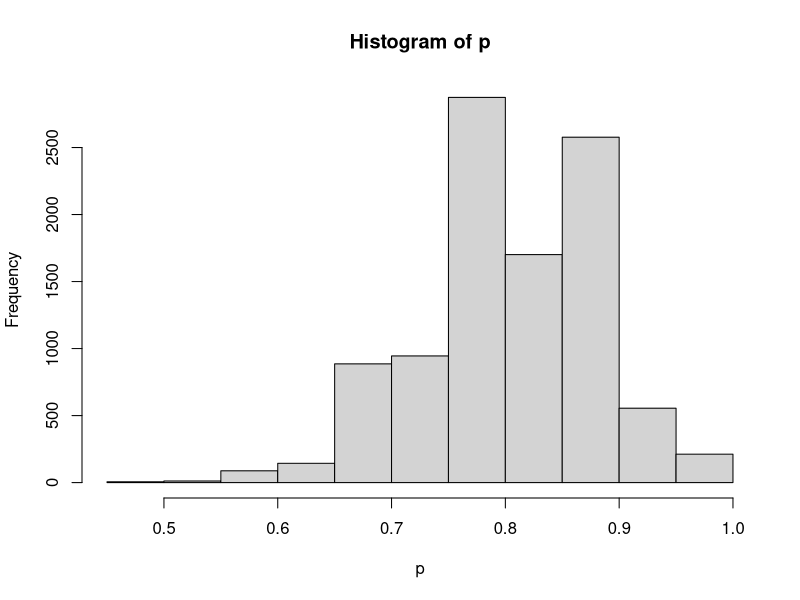

The R source for this figure:
## ---- chunk 1
set.seed(80)
p <- numeric() #Retainer of probability of you take falvor you prefer for each 15 days (60 vitamins and 4 each day)

n <- 10000 # 

for (j in 1:n){
  all_vitamins_remain <- sample(1:2, 60, replace = T) # You like 1 and your spouse likes 2.
  
  pick_percentage <- numeric() # Store the flavor you preferred you take each day
  
  for (i in 1:15){
    
    today_pick <- sample(1:length(all_vitamins_remain), 4) # What number of vitamins should you choose today.
    
    all_vitamins_pick <- all_vitamins_remain[today_pick] # Pick it out
    
    all_vitamins_remain <- all_vitamins_remain[-today_pick] # Remain others
    
    if (sum(all_vitamins_pick == 1) >= 2){ # If there are two or more with the flavor you preferred, you take two.
      pick_percentage[i] <- 2
      
    }else{ # If not, you can only get 0 or 1 plus other flavor you don't like.
      pick_percentage[i] <- sum(all_vitamins_pick == 1)
    }
  }
  p[j] <- sum(pick_percentage) / 30 # calculate the pecentage
}

mean(p) # see the expectation

hist(p) # see the histogram 
